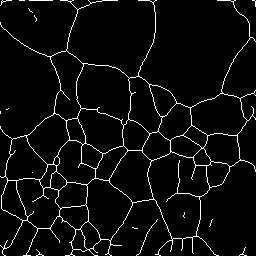
#> input picture data/membrane/test/5_processed.png, 256 x 256 px, found by its file name
$ python chi2test_example.py
#> lines starting #> are read from the running program, lines starting #| are printed output that depends on the picture; after the words box and inside, x2 and y2 are one past the last pixel; in counts of white or black regions, pixels touching at a corner belong together
### chi2test.py
# This function is supposed to find the translational best match of two images
# by minimizing chi2 values (dist squared)
# Based on 1998 Carpenter, Rickman, Barmak Section IV.B.5
import numpy as np
import pdb

# This should probably be replaced at some point with like a knnsearch type
# function for speed. This is probably the slowest way to do this
# [4 lines left out: function find_nearest, not called in this run]

def find_chi2(A, B, offset_x=0, offset_y=0, out_dict=False):
    A_id = np.array(np.where(A > 0))
    B_id = np.array(np.where(B > 0))

    A_id_offset = np.copy(A_id)
    A_id_offset[0] = A_id[0] + offset_x
    A_id_offset[1] = A_id[1] + offset_y

    chi2 = np.array([0] * A_id.shape[1], dtype=np.float64)
    for indA in range(A_id.shape[1]):
        indB = np.argmin((B_id[0, :] - A_id_offset[0, indA]) ** 2 \
                          + (B_id[1, :] - A_id_offset[1, indA]) ** 2)
        #indB = find_nearest(B_id, A_id_offset[:, indA])
        chi2[indA] = np.min((B_id[0, indB] - A_id_offset[0, indA]) ** 2 \
                        + (B_id[1, indB] - A_id_offset[1, indA]) ** 2)

    if out_dict:
        results = {}
        results["chi2"] = np.sum(chi2)
        results["median_r2"] = np.median(chi2)
        results["avg_chi2"] = np.average(chi2)
        return results
    else:
        return chi2

# [23 lines left out: function find_chi2_matrix, not called in this run]

def chi2_align(A, B, offset_range = [50, -50, 50, -50], offset_n=13):
    offset_map = np.zeros((2, offset_n))
    offset_map[0] = np.round(np.linspace(offset_range[1], offset_range[0], offset_n))
    offset_map[1] = np.round(np.linspace(offset_range[3], offset_range[2], offset_n))

    chi2s = np.zeros((offset_n, offset_n))
    for indx, offset_x in enumerate(offset_map[0]):
        for indy, offset_y in enumerate(offset_map[1]):
            chi2s[indx, indy] = find_chi2(A, B, offset_x, offset_y)

    chi2_min = np.min(chi2s)
    [x, y] = np.where(chi2s == chi2_min)

    # if there are multiple chi2s with the min value, choose the one with the least offset
    if (len(x) > 1 or len(y) > 1):
        center_dist = (x - offset_n/2) ** 2 + (y - offset_n/2) ** 2
        center_id = np.argmin(center_dist)
        x = x[center_id]
        y = y[center_id]

    offset_x = offset_map[0, x]
    offset_y = offset_map[1, y]

    while True:
        chi2s = np.zeros((3,3))
        chi2s[1, 1] = chi2_min
        for i in range(-1, 2):
            for j in range(-1, 2):
                if (i ==0 and j == 0):
                    continue
                chi2s[i + 1, j + 1] = find_chi2(A, B, offset_x + i, offset_y + j)
        chi2_min = np.min(chi2s)
        [x, y] = np.where(chi2s == chi2_min)
        if (x.any() == 1 and y.any() == 1):
            results = {}
            results["x"] = offset_x
            results["y"] = offset_y
            results["chi2"] = chi2_min
            A_n = len(np.array(np.where(A == np.max(A))))
            results["avg_chi2"] = chi2_min / A_n
            return results
        else:
            offset_x += x[0] - 1
            offset_y += y[0] - 1

### chi2test_example.py
from chi2test import *
from skimage import io
import numpy as np

img = io.imread('data/test/5_processed.png')
#> img: shape (256, 256); 4.6% white in thin lines or dots
img2 = np.zeros((img.shape[0] + 25, img.shape[1] + 25))
img2[25:, 25:] = img
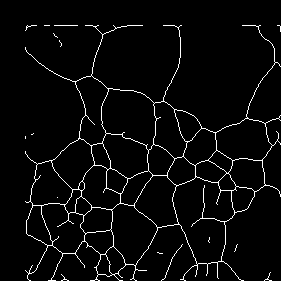
#> img2: shape (281, 281) float64; 3.8% white in thin lines or dots, all inside (x1, y1, x2, y2) = (25, 25, 281, 281)

results = chi2_align(img, img2)
#> (the run stopped early here; a loop or call above may not have finished)

$ run again, with data/membrane/test/10_processed.png copied over data/membrane/test/5_processed.png
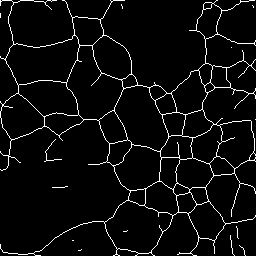
#> input picture data/membrane/test/10_processed.png, 256 x 256 px, found by its file name
#> img: shape (256, 256); 4.8% white in thin lines or dots
#> `img2[25:, 25:] = img`:
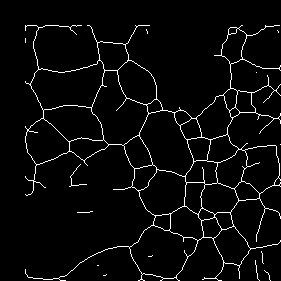
#> img2: shape (281, 281) float64; 4% white in thin lines or dots, all inside (x1, y1, x2, y2) = (25, 25, 281, 281)

$ run again, with data/membrane/test/14_processed.png copied over data/membrane/test/5_processed.png
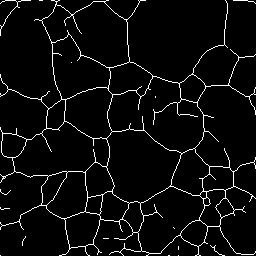
#> input picture data/membrane/test/14_processed.png, 256 x 256 px, found by its file name
#> img: shape (256, 256); 4.7% white in thin lines or dots
#> `img2[25:, 25:] = img`:
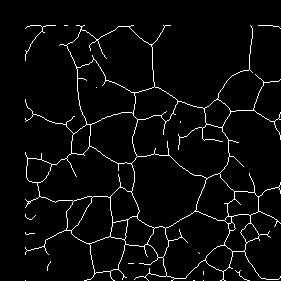
#> img2: shape (281, 281) float64; 3.9% white in thin lines or dots, all inside (x1, y1, x2, y2) = (25, 25, 281, 281)

$ run again, with data/membrane/test/15_processed.png copied over data/membrane/test/5_processed.png
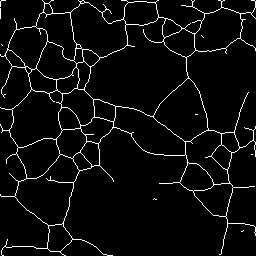
#> input picture data/membrane/test/15_processed.png, 256 x 256 px, found by its file name
#> img: shape (256, 256); 4.7% white in thin lines or dots
#> `img2[25:, 25:] = img`:
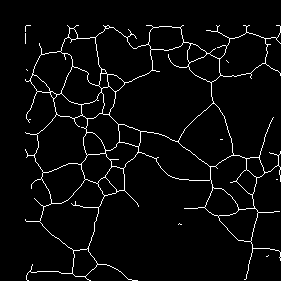
#> img2: shape (281, 281) float64; 3.9% white in thin lines or dots, all inside (x1, y1, x2, y2) = (25, 25, 281, 281)
